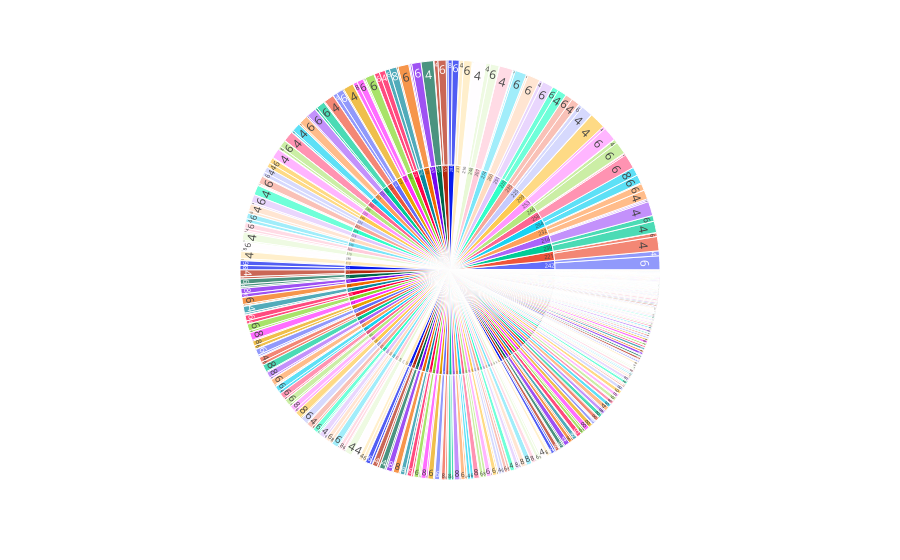

Here is the notebook cell this chart was saved with:
### Code cell
fig = px.sunburst(
    df.query("`CO2 Emissions(g/km)` > 200"),
    path=["CO2 Emissions(g/km)", "Cylindser"]
)
fig.show()

### Figure 1 — Plotly figure (JSON) as saved in the notebook; plotly's stock layout.template omitted (floating-point values rounded to 4 significant figures; data arrays with more than 128 entries replaced by an {"elided": "..."} marker saying what was removed)
{"data": [{"branchvalues": "total", "domain": {"x": [0, 1], "y": [0, 1]}, "hovertemplate": "labels=%{label}<br>count=%{value}<br>parent=%{parent}<br>id=%{id}<extra></extra>", "ids": {"elided": "740 str values"}, "labels": {"elided": "740 str values"}, "name": "", "parents": {"elided": "740 str values"}, "type": "sunburst", "values": {"elided": "740 int values"}}], "layout": {"legend": {"tracegroupgap": 0}, "margin": {"t": 60}}}
